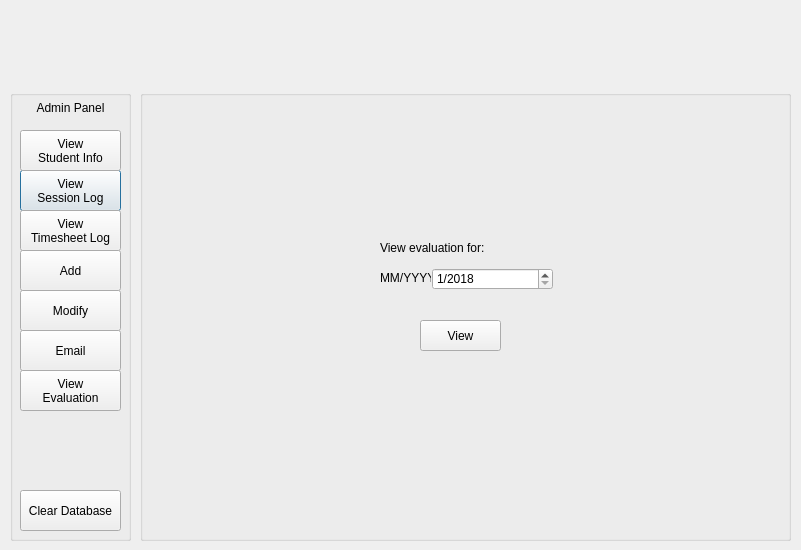
<?xml version="1.0" encoding="UTF-8"?>
<ui version="4.0">
 <class>Dialog</class>
 <widget class="QDialog" name="Dialog">
  <property name="geometry">
   <rect>
    <x>0</x>
    <y>0</y>
    <width>801</width>
    <height>550</height>
   </rect>
  </property>
  <property name="windowTitle">
   <string>Dialog</string>
  </property>
  <widget class="QGroupBox" name="admin_panel">
   <property name="geometry">
    <rect>
     <x>10</x>
     <y>90</y>
     <width>121</width>
     <height>451</height>
    </rect>
   </property>
   <property name="title">
    <string/>
   </property>
   <widget class="QPushButton" name="pushButton_viewSessionLog">
    <property name="geometry">
     <rect>
      <x>10</x>
      <y>80</y>
      <width>101</width>
      <height>41</height>
     </rect>
    </property>
    <property name="text">
     <string>View
Session Log</string>
    </property>
    <property name="autoExclusive">
     <bool>true</bool>
    </property>
   </widget>
   <widget class="QPushButton" name="pushButton_viewTimeSheetLog">
    <property name="geometry">
     <rect>
      <x>10</x>
      <y>120</y>
      <width>101</width>
      <height>41</height>
     </rect>
    </property>
    <property name="text">
     <string>View
Timesheet Log</string>
    </property>
    <property name="autoExclusive">
     <bool>true</bool>
    </property>
   </widget>
   <widget class="QPushButton" name="pushButton_add">
    <property name="geometry">
     <rect>
      <x>10</x>
      <y>160</y>
      <width>101</width>
      <height>41</height>
     </rect>
    </property>
    <property name="text">
     <string>Add</string>
    </property>
    <property name="autoExclusive">
     <bool>true</bool>
    </property>
   </widget>
   <widget class="QPushButton" name="pushButton_modify">
    <property name="geometry">
     <rect>
      <x>10</x>
      <y>200</y>
      <width>101</width>
      <height>41</height>
     </rect>
    </property>
    <property name="text">
     <string>Modify</string>
    </property>
    <property name="autoExclusive">
     <bool>true</bool>
    </property>
   </widget>
   <widget class="QPushButton" name="pushButton_clearDatabase">
    <property name="geometry">
     <rect>
      <x>10</x>
      <y>400</y>
      <width>101</width>
      <height>41</height>
     </rect>
    </property>
    <property name="text">
     <string>Clear Database</string>
    </property>
    <property name="autoExclusive">
     <bool>true</bool>
    </property>
   </widget>
   <widget class="QPushButton" name="pushButton_email">
    <property name="geometry">
     <rect>
      <x>10</x>
      <y>240</y>
      <width>101</width>
      <height>41</height>
     </rect>
    </property>
    <property name="text">
     <string>Email</string>
    </property>
    <property name="autoExclusive">
     <bool>true</bool>
    </property>
   </widget>
   <widget class="QPushButton" name="pushButton_viewEvaluation">
    <property name="geometry">
     <rect>
      <x>10</x>
      <y>280</y>
      <width>101</width>
      <height>41</height>
     </rect>
    </property>
    <property name="text">
     <string>View
Evaluation</string>
    </property>
    <property name="autoExclusive">
     <bool>true</bool>
    </property>
   </widget>
   <widget class="QLabel" name="label_adminPanel">
    <property name="geometry">
     <rect>
      <x>10</x>
      <y>10</y>
      <width>101</width>
      <height>16</height>
     </rect>
    </property>
    <property name="text">
     <string>Admin Panel</string>
    </property>
    <property name="alignment">
     <set>Qt::AlignCenter</set>
    </property>
   </widget>
   <widget class="QPushButton" name="pushButton_viewStudentInfo">
    <property name="geometry">
     <rect>
      <x>10</x>
      <y>40</y>
      <width>101</width>
      <height>41</height>
     </rect>
    </property>
    <property name="text">
     <string>View
Student Info</string>
    </property>
    <property name="autoExclusive">
     <bool>true</bool>
    </property>
   </widget>
  </widget>
  <widget class="QGroupBox" name="groupBox">
   <property name="geometry">
    <rect>
     <x>140</x>
     <y>90</y>
     <width>651</width>
     <height>451</height>
    </rect>
   </property>
   <property name="title">
    <string/>
   </property>
   <widget class="QPushButton" name="pushButton_view">
    <property name="enabled">
     <bool>true</bool>
    </property>
    <property name="geometry">
     <rect>
      <x>280</x>
      <y>230</y>
      <width>81</width>
      <height>31</height>
     </rect>
    </property>
    <property name="text">
     <string>View</string>
    </property>
   </widget>
   <widget class="QDateEdit" name="dateEdit">
    <property name="geometry">
     <rect>
      <x>292</x>
      <y>178</y>
      <width>121</width>
      <height>22</height>
     </rect>
    </property>
    <property name="maximumDate">
     <date>
      <year>7999</year>
      <month>12</month>
      <day>31</day>
     </date>
    </property>
    <property name="minimumDate">
     <date>
      <year>2018</year>
      <month>1</month>
      <day>1</day>
     </date>
    </property>
    <property name="displayFormat">
     <string>M/yyyy</string>
    </property>
   </widget>
   <widget class="QLabel" name="xx_41">
    <property name="geometry">
     <rect>
      <x>240</x>
      <y>180</y>
      <width>51</width>
      <height>16</height>
     </rect>
    </property>
    <property name="text">
     <string>MM/YYYY:</string>
    </property>
   </widget>
   <widget class="QLabel" name="xx_42">
    <property name="geometry">
     <rect>
      <x>240</x>
      <y>150</y>
      <width>171</width>
      <height>16</height>
     </rect>
    </property>
    <property name="text">
     <string>View evaluation for:</string>
    </property>
   </widget>
  </widget>
 </widget>
 <resources/>
 <connections/>
</ui>
